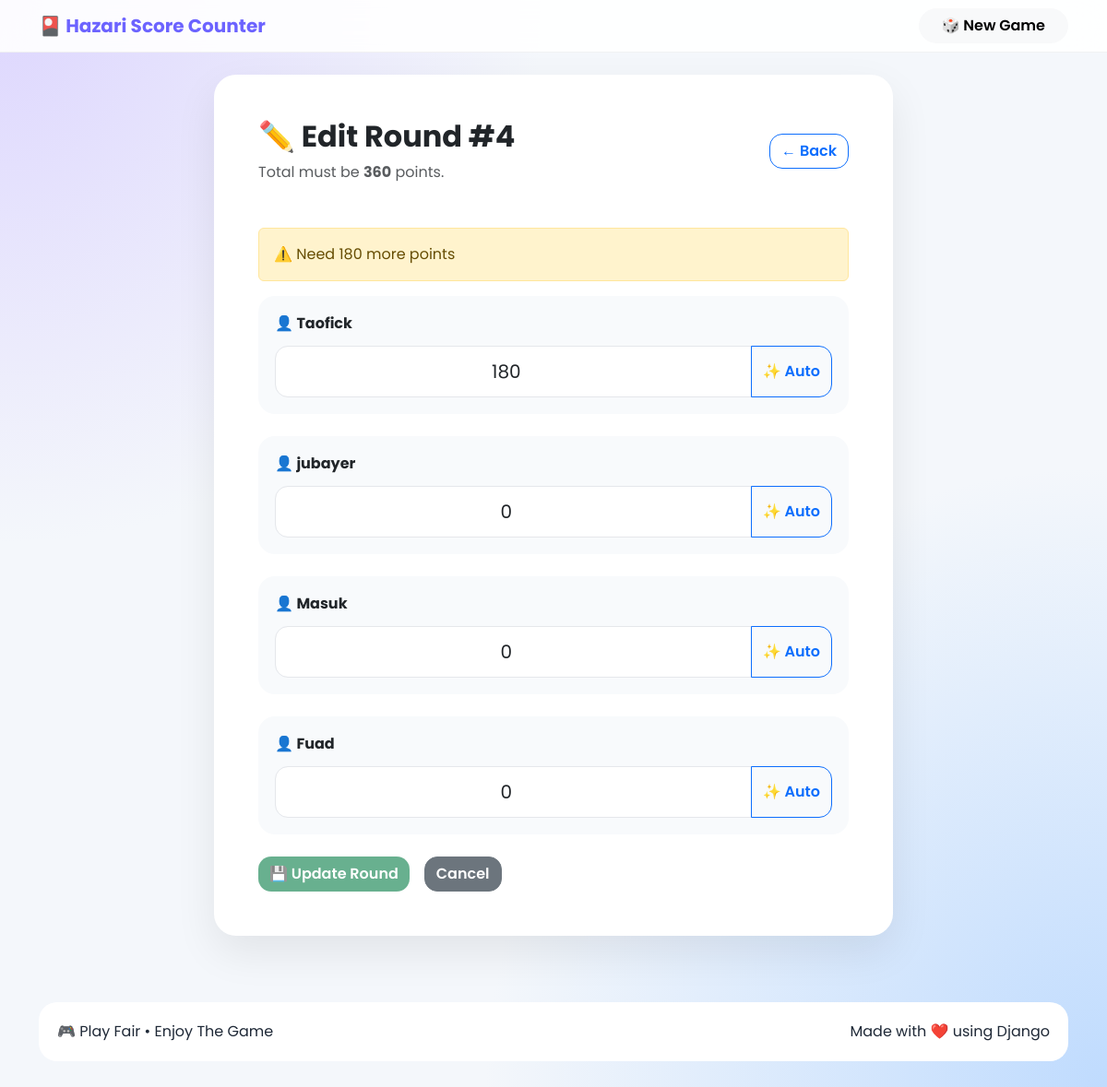
The app's page /round/4/edit/ with its own data.
### game/models.py (models this page shows, shortened)
class Round(models.Model):
    game = models.ForeignKey(
        Game,
        on_delete=models.CASCADE,
        related_name="rounds",
    )
    round_number = models.PositiveIntegerField()
    player1_score = models.PositiveIntegerField(
        validators=[MinValueValidator(0)]
    )
    player2_score = models.PositiveIntegerField(
        validators=[MinValueValidator(0)]
    )
    player3_score = models.PositiveIntegerField(
        validators=[MinValueValidator(0)]
    )
    player4_score = models.PositiveIntegerField(
        validators=[MinValueValidator(0)]
    )
    created_at = models.DateTimeField(auto_now_add=True)
    class Meta:
        ordering = ["-round_number"]
        unique_together = ("game", "round_number")

class Game(models.Model):
    target_score = models.PositiveIntegerField(
        default=1000
    )
    player1_name = models.CharField(max_length=50)
    player2_name = models.CharField(max_length=50)
    player3_name = models.CharField(max_length=50)
    player4_name = models.CharField(max_length=50)
    is_finished = models.BooleanField(default=False)
    created_at = models.DateTimeField(auto_now_add=True)
    class Meta:
        ordering = ["-created_at"]

### game/views.py (the view)
def edit_round(request, pk):
    round_obj = get_object_or_404(
        Round,
        pk=pk,
    )
    if request.method == "POST":
        form = RoundForm(
            request.POST,
            instance=round_obj,
        )
        if form.is_valid():
            form.save()
            messages.success(
                request,
                "✏️ Round updated successfully!",
            )
            return redirect(
                "game:game_detail",
                pk=round_obj.game.pk,
            )
    else:
        form = RoundForm(
            instance=round_obj,
        )
    return render(
        request,
        "game/edit_round.html",
        {
            "game": round_obj.game,
            "round": round_obj,
            "form": form,
        },
    )

### game/forms.py (shortened to what this page needs)
class RoundForm(forms.ModelForm):
    class Meta:
        model = Round
        fields = (
            "player1_score",
            "player2_score",
            "player3_score",
            "player4_score",
        )
        widgets = {
            "player1_score": forms.NumberInput(
                attrs={
                    "class": INPUT_CLASS,
                    "placeholder": "0",
                    "min": 0,
                }
            ),
            "player2_score": forms.NumberInput(
                attrs={
                    "class": INPUT_CLASS,
                    "placeholder": "0",
                    "min": 0,
                }
            ),
            "player3_score": forms.NumberInput(
                attrs={
                    "class": INPUT_CLASS,
                    "placeholder": "0",
                    "min": 0,
                }
            ),
            "player4_score": forms.NumberInput(
                attrs={
                    "class": INPUT_CLASS,
                    "placeholder": "0",
                    "min": 0,
                }
            ),
        }

### game/templates/game/edit_round.html (shortened to what this page needs)
{% extends "base.html" %}
{% block content %}
<div class="row justify-content-center">
    <div class="col-xl-8 col-lg-9">
        <div class="card shadow-lg border-0">
            <div class="card-body p-5">
                <div class="d-flex justify-content-between align-items-center mb-5">
                    <div>
                        <h2 class="fw-bold">
                            ✏️ Edit Round #{{ round.round_number }}
                        </h2>
                        <p class="text-muted mb-0">
                            Total must be <strong>360</strong> points.
                        </p>
                    </div>
                    <a
                        href="{% url 'game:game_detail' game.pk %}"
                        class="btn btn-outline-primary">
                        ← Back
                    </a>
                </div>
                <div
                    id="auto-fill-info"
                    class="alert alert-info">
                </div>
                <form method="post">
                    <div class="player-box mb-4">
                        <div class="player-title">
                            👤 {{ game.player1_name }}
                        </div>
                        <div class="input-group">
                            {{ form.player1_score }}
                            <button
                                type="button"
                                class="btn btn-outline-primary auto-fill-btn"
                                data-player="0">
                                ✨ Auto
                            </button>
                        </div>
                    </div>
                    <div class="player-box mb-4">
                        <div class="player-title">
                            👤 {{ game.player2_name }}
                        </div>
                        <div class="input-group">
                            {{ form.player2_score }}
                            <button
                                type="button"
                                class="btn btn-outline-primary auto-fill-btn"
                                data-player="1">
                                ✨ Auto
                            </button>
                        </div>
                    </div>
                    <div class="player-box mb-4">
                        <div class="player-title">
                            👤 {{ game.player3_name }}
                        </div>
                        <div class="input-group">
                            {{ form.player3_score }}
                            <button
                                type="button"
                                class="btn btn-outline-primary auto-fill-btn"
                                data-player="2">
                                ✨ Auto
                            </button>
                        </div>
                    </div>
                    <div class="player-box mb-4">
                        <div class="player-title">
                            👤 {{ game.player4_name }}
                        </div>
                        <div class="input-group">
                            {{ form.player4_score }}
                            <button
                                type="button"
                                class="btn btn-outline-primary auto-fill-btn"
                                data-player="3">
                                ✨ Auto
                            </button>
                        </div>
                    </div>
                    <div class="d-flex flex-wrap gap-3 mt-4">
                        <button
                            id="save-round-btn"
                            type="submit"
                            class="btn btn-success">
                            💾 Update Round
                        </button>
                        <a
                            href="{% url 'game:history' game.pk %}"
                            class="btn btn-secondary">
                            Cancel
                        </a>
                    </div>
                </form>
            </div>
        </div>
    </div>
</div>
{% endblock %}

### game/static/game/css/style.css (style rules this page uses)
:root { --primary:#6C63FF; --secondary:#7C3AED; --success:#10B981; --danger:#EF4444; --warning:#F59E0B; --dark:#111827; --light:#F8FAFC; --border:#E5E7EB; }
* { margin:0; padding:0; box-sizing:border-box; }
body { background:#F4F7FB; font-family:"Poppins",sans-serif; color:#1F2937; }
.card { border:none; border-radius:24px; transition:.25s; }
.shadow-lg { box-shadow: 0 18px 45px rgba(0,0,0,.08)!important; }
.btn { border-radius:14px; font-weight:600; }
.btn-success { background:#10B981; border:none; }
.form-control { border-radius:14px; min-height:56px; border:1px solid var(--border); }
.player-box { background:#F8FAFC; padding:18px; border-radius:18px; }
.player-title { font-weight:700; margin-bottom:12px; }

### records on screen
Round: round_number "4", player1_score "180", player2_score "0", player3_score "0", player4_score "0"
Game: player1_name "Taofick", player2_name "jubayer", player3_name "Masuk", player4_name "Fuad"
